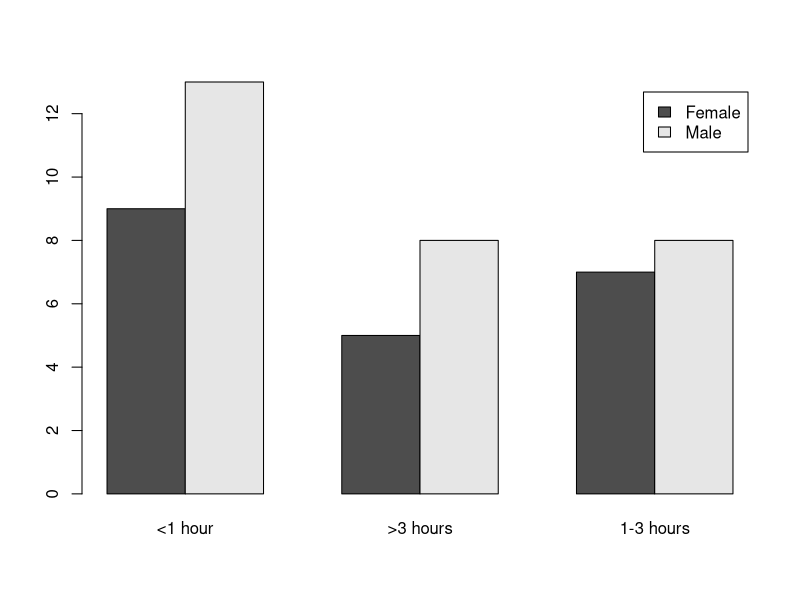

Here is the R script that generated this plot:
############  Test the effect of Gender on Internet use ##################

data = read.csv("Telemedicine_extract.csv")
names(data)


#######  Run The Test ################
chisq.test(data$Gender, data$InternetUse)
#####################################################

###########  TEST SUMMARY #############
#p-value =  0.8996
#we cannot reject null hypothesis: 
#we do not have evidence that internet use is effected by gender
##################################################################


##############  Produce a bar Plot    #################3
a = table(data$Gender, data$InternetUse)
barplot(a, beside=T, legend=T)
########################################################
